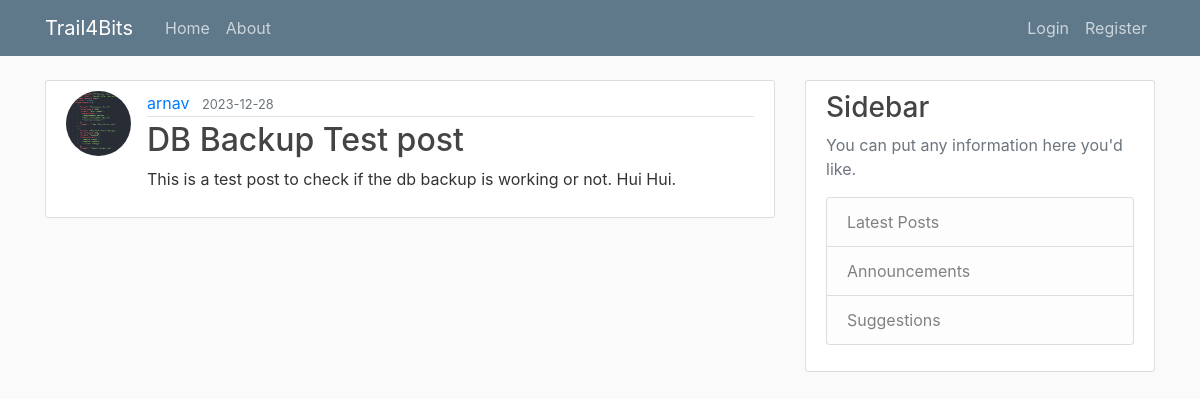
/post/18, run on an earlier commit of the app's database.
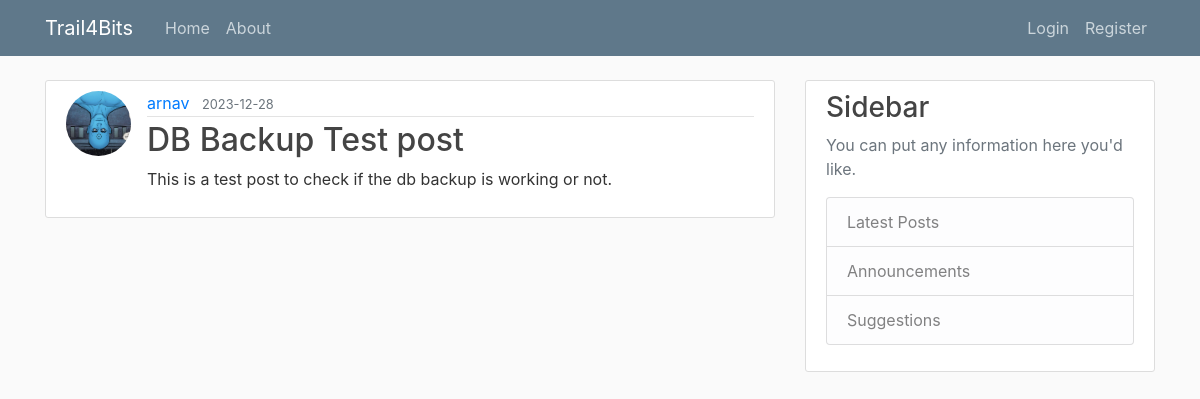
And on a later commit of the database.
### flaskblog/models.py (models this page shows, shortened)
class User(db.Model, UserMixin):
    id=db.Column(db.Integer, primary_key=True, )
    username= db.Column(db.String(20), unique=True, nullable=False )
    email=db.Column(db.String(120), nullable=False)
    image_file=db.Column(db.String(120), nullable=False, default='default.jpg')
    password=db.Column(db.String(60), nullable=False)
    posts=db.relationship('Post', backref='author', lazy=True)

class Post(db.Model):
    id=db.Column(db.Integer, primary_key=True)
    title= db.Column(db.String(120), nullable=False)
    content= db.Column(db.Text, nullable=False)
    date_posted= db.Column(db.DateTime, nullable=False, default=datetime.utcnow)
    user_id= db.Column(db.Integer, db.ForeignKey('user.id'), nullable=False)

### flaskblog/posts/routes.py (the view)
@posts.route("/post/<int:post_id>")
def post(post_id):
     post = Post.query.get_or_404(post_id)
     return render_template('post.html', title=post.title, post_id = post.id, legend='New Post', post=post)

### flaskblog/templates/post.html (shortened to what this page needs)
{% extends "layout.html"%}
{% block content %}
    <article class="media content-section">
        <img class="rounded-circle article-img" src="{{ url_for('static', filename='Profile_Pictures/' + post.author.image_file) }} ">
        <div class="media-body">
          <div class="article-metadata">
            <a class="mr-2" href="{{ url_for('users.user_posts', username=post.author.username, page=page_num) }}">{{ post.author.username}}</a>
            <small class="text-muted">{{ post.date_posted.strftime('%Y-%m-%d') }}</small>
          </div>
          <h2 class="article-title">{{ post.title }}</h2>
          <p class="article-content">{{ post.content }}</p>
        </div>
    </article>
{% endblock content%}

What changed in the data, as far as the page shows it:
changed User "arnav": image_file: a different picture
changed Post "DB Backup Test post": content "This is a test post to check if the db backup is working or not. Hui Hui." → "This is a test post to check if the db backup is working or not."
